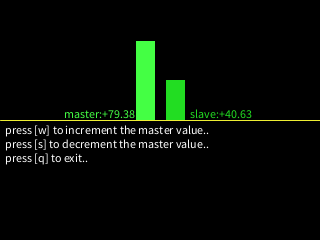
Frame 1 (no input)
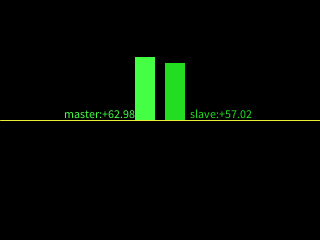
Frame 60 (the mouse pressed at the canvas centre just before this capture)
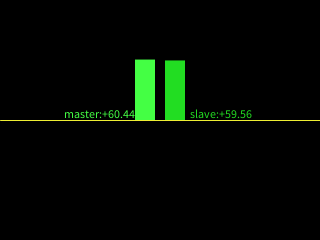
Frame 120 (the mouse held since frame 60 and released just before this capture)

The Processing sketch that drew these frames (run headless with seeded random() and noise(); from frame 60 on, the mouse is pressed at the canvas centre):

// Processing sketch: DemoAffectedValue
// ── DemoAffectedValue.pde
/* * 
 * Affected Value
 *
 * a kind of value can affect each other.
 * 
 */

static final String C_MSG =
  "press [w] to increment the master value..\n"+
  "press [s] to decrement the master value..\n"+
  "press [q] to exit..\n";

static final int   C_BAR_WIDTH = 20; 
static final int   C_BAR_GAP   =  5; 
static final float C_MASTER_STEP  = 16f;
static final float C_AFFECT_RATIO = 64f;

int pbRoller = 0;
int pbCenterX,pbCenterY;

ZcReal pbMaster = new ZcReal(80f);
ZcReal pbSlave = new ZcReal(40f);

void setup(){
  size(320,240);
  frameRate(16);
  pbCenterX = width/2;
  pbCenterY = height/2;
}//++!

void draw(){
  
  //-- pre
  background(0);
  pbRoller++;pbRoller&=0xF;
  
  //-- scan
  ccTransfer(pbMaster,pbSlave,C_AFFECT_RATIO);
   
  //-- output ** master 
  fill(pbMaster.cmVal>0?0xFF44FF44:0xFFFF7777);
  rect(
    pbCenterX-C_BAR_GAP-C_BAR_WIDTH,pbCenterY,
    C_BAR_WIDTH,-1f * pbMaster.cmVal
  );
  textAlign(RIGHT,BOTTOM);
  text(
    String.format("master:%+4.2f",pbMaster.cmVal),
    pbCenterX-C_BAR_GAP-C_BAR_WIDTH,pbCenterY
  );
  
  //-- output ** master
  fill(pbSlave.cmVal>0?0xFF22DD22:0xFFDD5555);
  rect(
    pbCenterX+C_BAR_GAP,pbCenterY,
    C_BAR_WIDTH,-1f * pbSlave.cmVal
  );
  textAlign(LEFT,BOTTOM);
  text(
    String.format("slave:%+4.2f",pbSlave.cmVal),
    pbCenterX+C_BAR_GAP*2+C_BAR_WIDTH,pbCenterY
  );
  
  //-- output ** base line
  stroke(0xFFEEEE33);
  line(0,pbCenterY,width,pbCenterY);
  noStroke();
  
  //-- output ** info
  if(pbRoller<7){
    textAlign(LEFT,TOP);
    fill(0xFF);
    text(C_MSG,C_BAR_GAP,pbCenterY+C_BAR_GAP);
  }//..?
  
}//++~

void keyPressed(){
  switch(key){
    case 'w':pbMaster.cmVal+=C_MASTER_STEP;break;
    case 's':pbMaster.cmVal-=C_MASTER_STEP;break;
    case 'q':exit();break;
    default:break;
  }//..?
}//+++

class ZcReal{
  
  float cmVal;
  boolean cmStatical;
  
  ZcReal(){
    cmVal=0.0f;
    cmStatical=false;  
  }//++!
  
  ZcReal(float pxInitValue){
    cmVal=pxInitValue;
    cmStatical=false;  
  }//++!
  
  ZcReal(float pxInitValue, boolean pxStatical){
    cmVal=pxInitValue;
    cmStatical=pxStatical;  
  }//++!
  
}//***

void ccTransfer(ZcReal pxPotentialP, ZcReal pxPotentialN, float pxRatio){
  if(pxRatio<=0f){return;}
  float lpDiff=pxPotentialP.cmVal-pxPotentialN.cmVal;
  lpDiff/=pxRatio;
  if(!pxPotentialP.cmStatical){pxPotentialP.cmVal-=lpDiff;}
  if(!pxPotentialN.cmStatical){pxPotentialN.cmVal+=lpDiff;}
}//+++

//eof
